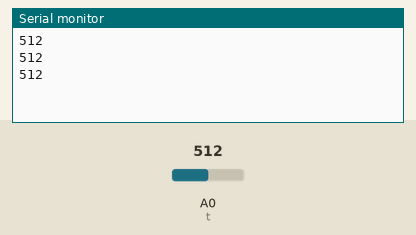
The sketch below on a simulated Arduino Uno, built with avr-gcc and run on an emulated ATmega328P. On the bench: the last lines printed to the serial monitor. Inputs (shaded band) come from the test bench; at power-on: A0 (t) = 512.

Above: at 1.3 s.
1.4 s: A0 (t) set to 716
At 1.9 s:
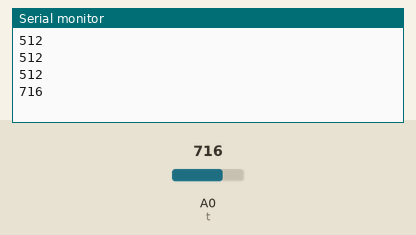
2.9 s: A0 (t) set to 900
At 3.4 s:
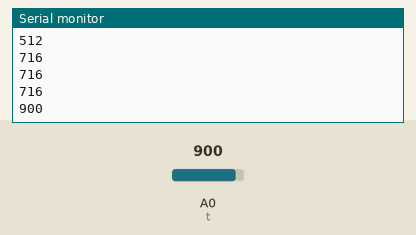
Timing chart, 0 to 5.9 s (numbered marks = the images above; inputs shaded):
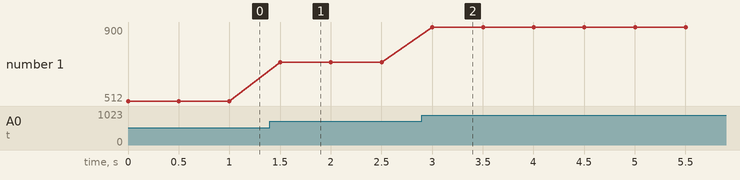

The sketch:

Soil_Moisture_Arduino.ino
```cpp
int t=A0; //The pin that the t is atteched to

void setup() {
pinMode(t,INPUT); // Initalize t as an output
Serial.begin(9600); // Initialize serial.
}

void loop() { //The loop function runs over and over again forever.
Serial.println(analogRead(t)); //Print value on the serial port.
delay(500);
}
```

Measured:
- after the input at 1.4 s, the serial monitor: prints a new line after 0.10 s (image 1)
- after the input at 2.9 s, the serial monitor: prints a new line after 0.10 s (image 2)
- plotted number 1: 512 → 716 after the input at 1.4 s, 716 → 900 after the input at 2.9 s
